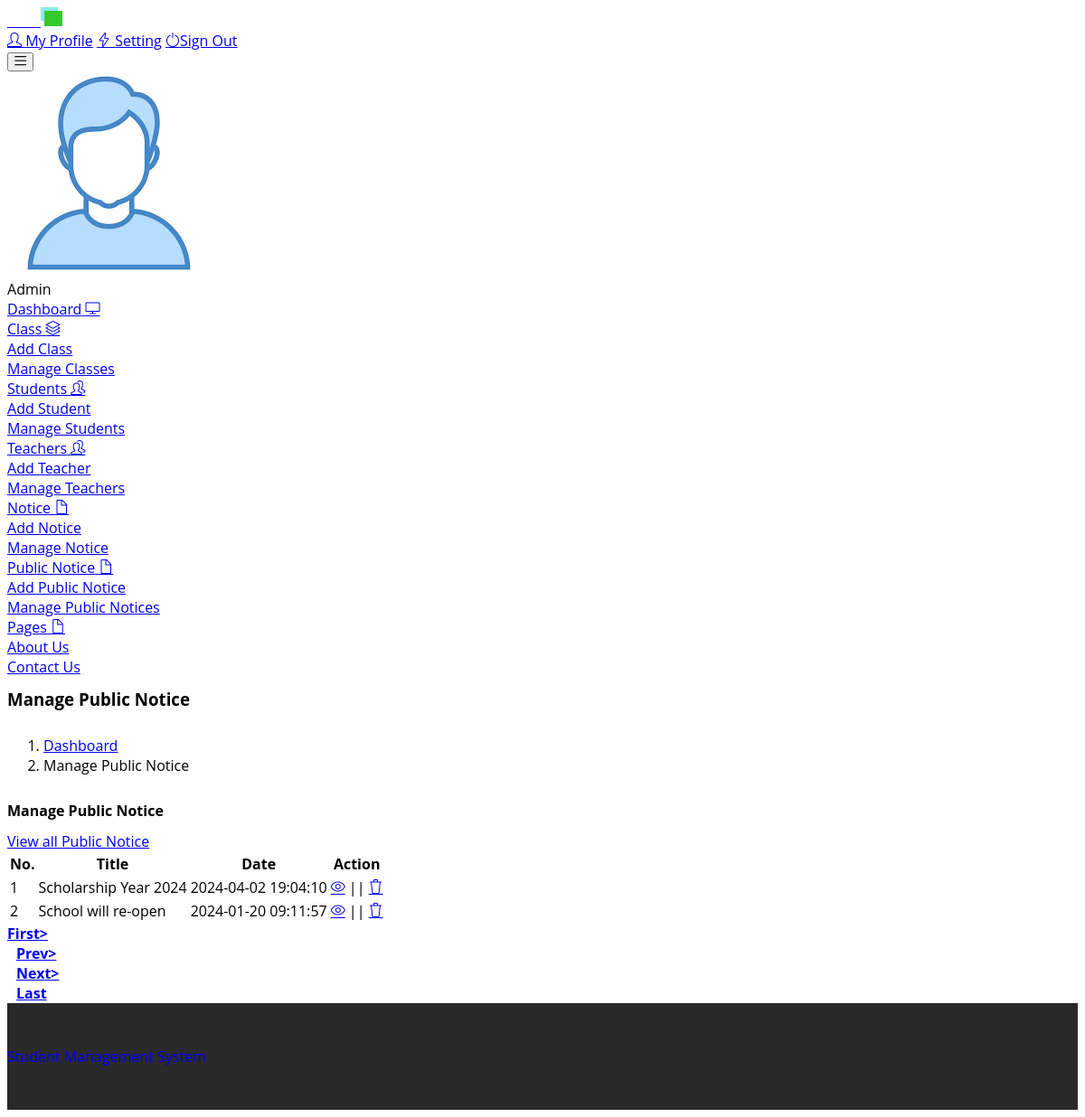
Screenshot of /admin/manage-public-notice.php (signed in) with the database file from the repository.
### tables this page shows
CREATE TABLE `tblpublicnotice` (
  `ID` int(5) NOT NULL,
  `NoticeTitle` varchar(100) DEFAULT NULL,
  `NoticeMessage` mediumtext DEFAULT NULL,
  `CreationTime` timestamp NULL DEFAULT current_timestamp()
);

### admin/manage-public-notice.php (the view, shortened to what this page needs)
<?php
include('includes/dbconnection.php');
?>
<!DOCTYPE html>
<html lang="en">
<head>
  <link rel="stylesheet" href="vendors/simple-line-icons/css/simple-line-icons.css">
  <link rel="stylesheet" href="vendors/flag-icon-css/css/flag-icon.min.css">
  <link rel="stylesheet" href="vendors/css/vendor.bundle.base.css">
  <link rel="stylesheet" href="./vendors/daterangepicker/daterangepicker.css">
  <link rel="stylesheet" href="./vendors/chartist/chartist.min.css">
  <link rel="stylesheet" href="./css/style.css">
</head>
<body>
  <div class="container-scroller">
    <?php include_once('includes/header.php'); ?>
    <div class="container-fluid page-body-wrapper">
      <?php include_once('includes/sidebar.php'); ?>
      <div class="main-panel">
        <div class="content-wrapper">
          <div class="page-header">
            <h3 class="page-title"> Manage Public Notice </h3>
            <nav aria-label="breadcrumb">
              <ol class="breadcrumb">
                <li class="breadcrumb-item"><a href="dashboard.php">Dashboard</a></li>
                <li class="breadcrumb-item active" aria-current="page"> Manage Public Notice</li>
              </ol>
            </nav>
          </div>
          <div class="row">
            <div class="col-md-12 grid-margin stretch-card">
              <div class="card">
                <div class="card-body">
                  <div class="d-sm-flex align-items-center mb-4">
                    <h4 class="card-title mb-sm-0">Manage Public Notice</h4>
                    <a href="#" class="text-dark ml-auto mb-3 mb-sm-0"> View all Public Notice</a>
                  </div>
                  <div class="table-responsive border rounded p-1">
                    <table class="table">
                      <thead>
                        <tr>
                          <th class="font-weight-bold">No.</th>
                          <th class="font-weight-bold">Title</th>
                          <th class="font-weight-bold">Date</th>
                          <th class="font-weight-bold">Action</th>
                        </tr>
                      </thead>
                      <tbody>
                        <?php
                        if (isset($_GET['pageno'])) {
                          $pageno = $_GET['pageno'];
                        } else {
                          $pageno = 1;
                        }
                        $no_of_records_per_page = 15;
                        $offset = ($pageno - 1) * $no_of_records_per_page;
                        $ret = "SELECT ID FROM tblpublicnotice";
                        $query1 = $dbh->prepare($ret);
                        $query1->execute();
                        $total_rows = $query1->rowCount();
                        $total_pages = ceil($total_rows / $no_of_records_per_page);
                        $sql = "SELECT * from tblpublicnotice ORDER BY ID DESC LIMIT $offset, $no_of_records_per_page";
                        $query = $dbh->prepare($sql);
                        $query->execute();
                        $results = $query->fetchAll(PDO::FETCH_OBJ);
                        $cnt = 1;
                        if ($query->rowCount() > 0) {
                          foreach ($results as $row) {
                        ?>
                            <tr>
                              <td><?php echo htmlentities($cnt); ?></td>
                              <td><?php echo htmlentities($row->NoticeTitle); ?></td>
                              <td><?php echo htmlentities($row->CreationTime); ?></td>
                              <td>
                                <div><a href="edit-public-notice-detail.php?editid=<?php echo htmlentities($row->ID); ?>"><i class="icon-eye"></i></a>
                                  || <a href="manage-public-notice.php?delid=<?php echo ($row->ID); ?>" onclick="return confirm('Do you really want to Delete ?');"> <i class="icon-trash"></i></a></div>
                              </td>
                            </tr>
                        <?php
                            $cnt = $cnt + 1;
                          }
                        }
                        ?>
                      </tbody>
                    </table>
                  </div>
                  <div align="left">
                    <ul class="pagination">
                      <li><a href="?pageno=1"><strong>First></strong></a></li>
                      <li class="<?php if ($pageno <= 1) {
                              echo 'disabled';
                            } ?>">
                        <a href="<?php if ($pageno <= 1) {
                                echo '#';
                              } else {
                                echo "?pageno=" . ($pageno - 1);
                              } ?>"><strong style="padding-left: 10px">Prev></strong></a>
                      </li>
                      <li class="<?php if ($pageno >= $total_pages) {
                              echo 'disabled';
                            } ?>">
                        <a href="<?php if ($pageno >= $total_pages) {
                                echo '#';
                              } else {
                                echo "?pageno=" . ($pageno + 1);
                              } ?>"><strong style="padding-left: 10px">Next></strong></a>
                      </li>
                      <li><a href="?pageno=<?php echo $total_pages; ?>"><strong style="padding-left: 10px">Last</strong></a></li>
                    </ul>
                  </div>
                </div>
              </div>
            </div>
          </div>
        </div>
        <?php include_once('includes/footer.php'); ?>
      </div>
    </div>
</body>
</html>

### css/style.css (style rules this page uses)
html, body { font-family: 'Open Sans', sans-serif; font-size: 100%; background: #FFf; }
body a { transition:0.5s all; -webkit-transition:0.5s all; -moz-transition:0.5s all; -o-transition:0.5s all; -ms-transition:0.5s all; }
h1,h2,h3,h4,h5,h6 { margin:0; }
ul { margin:0; padding:0; }
.grid_5 h1, h2, h3, h4, h5, h6 { padding: 12px 0; }

### rows the page displays
tblpublicnotice: NoticeTitle "Scholarship Year 2024", CreationTime "2024-04-02 19:04:10"
tblpublicnotice: NoticeTitle "School will re-open", CreationTime "2024-01-20 09:11:57"
